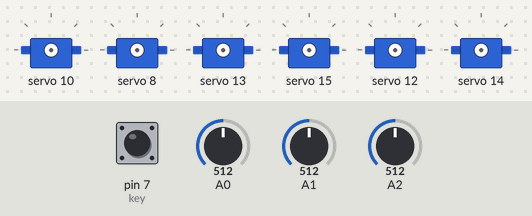
The sketch below on a simulated Arduino Uno, built with avr-gcc and run on an emulated ATmega328P. On the bench: 6 × servo. The inputs (shaded band) are chosen by the test bench; at power-on: pin 7 (key) LOW, A0 = 512, A1 = 512, A2 = 512.

Above: at 0.8 s.
0.9 s: pin 7 (key) pulled HIGH for 0.15 s
2.5 s: A0 set to 108
4.0 s: A0 set to 91
At 4.9 s:
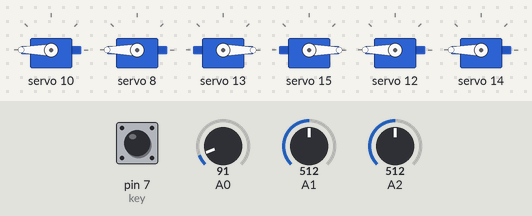
5.5 s: A1 set to 107
7.0 s: A1 set to 90
At 8.2 s:
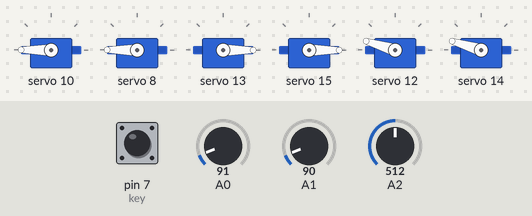
8.5 s: A1 set to 110
Timing chart, 0 to 11.0 s (numbered marks = the images above; inputs shaded):
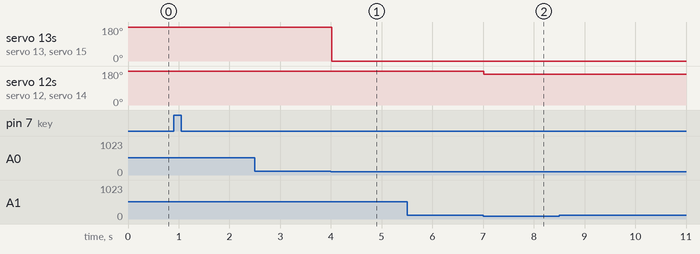

The sketch:

Tracking_PID_v1.ino
```cpp
/*
* @file     Tracking_test.c
*/
#include "Adafruit_PWMServoDriver.h"
Adafruit_PWMServoDriver pwm = Adafruit_PWMServoDriver(0x40);

float max = 3.85;
float s = 100;
float Kp = 37, Ki = 4, Kd = 60;
float error = 0, P = 0, I = 0, D = 0, PID_value = 0;
float previous_error = 0, previous_I = 0;
int sensor[3] = {0, 0, 0};
int initial_motor_speed = 40;

const int key = 7;

void read_sensor_values(void);
void calculate_pid(void);
void motor_control(void);
void keyscan(void);
void Clear_All_PWM(void);

/**
* Function       setup
*/
void setup()
{
	// put your setup code here, to run once:
	pwm.begin();
	pwm.setPWMFreq(60); // Analog servos run at ~60 Hz updates
	Clear_All_PWM();

	pinMode(A0, INPUT);
	pinMode(A1, INPUT);
	pinMode(A2, INPUT);
	pinMode(key, INPUT);
	keysacn();
}

/**
* Function       loop
*/
void loop()
{
	read_sensor_values();
	calculate_pid();
	motor_control();
}

/**
* Function       read_sensor_values
*/
void read_sensor_values()
{
	sensor[0] = analogRead(A0);
	sensor[1] = analogRead(A1);
	sensor[2] = analogRead(A2);
	if (sensor[0] > 100)
	{
		sensor[0] = 1;
	}
	else
	{
		sensor[0] = 0;
	}
	if (sensor[1] > 100)
	{
		sensor[1] = 1;
	}
	else
	{
		sensor[1] = 0;
	}
	if (sensor[2] > 100)
	{
		sensor[2] = 1;
	}
	else
	{
		sensor[2] = 0;
	}

	if ((sensor[0] == 0) && (sensor[1] == 0) && (sensor[2] == 1))
	{
		error = 2;
	}
	else if ((sensor[0] == 0) && (sensor[1] == 1) && (sensor[2] == 1))
	{
		error = 1;
	}
	else if ((sensor[0] == 0) && (sensor[1] == 1) && (sensor[2] == 0))
	{
		error = 0;
	}
	else if ((sensor[0] == 1) && (sensor[1] == 1) && (sensor[2] == 0))
	{
		error = -1;
	}
	else if ((sensor[0] == 1) && (sensor[1] == 0) && (sensor[2] == 0))
	{
		error = -2;
	}
	else if ((sensor[0] == 0) && (sensor[1] == 0) && (sensor[2] == 0))
	{
		if (error > 0)
		{
			//spin left
			error = max;
		}
		else
		{
			//spin right
			error = -max;
		}
	}
	// else if ((sensor[0] == 1) && (sensor[1] == 1) && (sensor[2] == 1))
	// {
	// 	if ((error > 0) && (previous_error > 0))
	// 	{
	// 		//spin left
	// 		error = max;
	// 	}
	// 	else if ((error < 0) && (previous_error < 0))
	// 	{
	// 		//spin right
	// 		error = -max;
	// 	}
	// }
}

/**
* Function       calculate_pid
*/
void calculate_pid()
{
	P = error;
	I = I + previous_I;
	D = error - previous_error;

	PID_value = (Kp * P) + (Ki * I) + (Kd * D);
	// Serial.println(PID_value);

	previous_I = I;
	previous_error = error;
}

void motor_control()
{
	// Calculating the effective motor speed:
	int left_motor_speed = initial_motor_speed - PID_value;
	int right_motor_speed = initial_motor_speed + PID_value;

	// The motor speed should not exceed the max PWM value
	// left_motor_speed = constrain(left_motor_speed, -255, 255);
	// right_motor_speed = constrain(right_motor_speed, -255, 255);

	left_motor_speed = constrain(left_motor_speed, -s, s);
	right_motor_speed = constrain(right_motor_speed, -s, s);

	run(left_motor_speed, right_motor_speed);

	// if((error>=-2)&&(error<=2)){
	// 	run(left_motor_speed, right_motor_speed);
	// }else if(error<-2){
	// 	error = 0;
	// 	sright(100);
	// }else
	// {
	// 	error = 0;
	// 	sleft(100);
	// }
}

/**
* Function       run

*/
void run(float Speed1, float Speed2)
{
	Speed1 = map(Speed1, -255, 255, -4095, 4095);
	Speed2 = map(Speed2, -255, 255, -4095, 4095);
	if (Speed2 > 0)
	{
		pwm.setPWM(10, 0, Speed2); //Right front wheel Forward
		pwm.setPWM(11, 0, 0);
		pwm.setPWM(8, 0, Speed2); //Right rear wheel Forward
		pwm.setPWM(9, 0, 0);
	}
	else
	{
		pwm.setPWM(10, 0, 0);
		pwm.setPWM(11, 0, abs(Speed2));
		pwm.setPWM(8, 0, 0);
		pwm.setPWM(9, 0, abs(Speed2));
	}
	if (Speed1 > 0)
	{
		pwm.setPWM(13, 0, Speed1); //Left front wheel Forward
		pwm.setPWM(12, 0, 0);
		pwm.setPWM(15, 0, Speed1); //Left front wheel Forward
		pwm.setPWM(14, 0, 0);
	}
	else
	{
		pwm.setPWM(13, 0, 0);
		pwm.setPWM(12, 0, abs(Speed1));
		pwm.setPWM(15, 0, 0);
		pwm.setPWM(14, 0, abs(Speed1));
	}
}

/**
* Function       sleft
*/
void sleft(float Speed)
{
	pwm.setPWM(10, 0, Speed); //Right front wheel Forword
	pwm.setPWM(11, 0, 0);
	pwm.setPWM(8, 0, Speed);  //Right rear wheel Forword
	pwm.setPWM(9, 0, 0);

	pwm.setPWM(13, 0, 0);     //Left front wheel Back
	pwm.setPWM(12, 0, Speed);
	pwm.setPWM(15, 0, 0);     //Left rear wheel Back
	pwm.setPWM(14, 0, Speed);
}

/**
* Function       sright
*/
void sright(float Speed)
{
	pwm.setPWM(10, 0, 0);
	pwm.setPWM(11, 0, Speed);   //Right front wheel Back
	pwm.setPWM(8, 0, 0);
	pwm.setPWM(9, 0, Speed);   //Right rear wheel Back

	pwm.setPWM(13, 0, Speed);  //Left front wheel Forword
	pwm.setPWM(12, 0, 0);
	pwm.setPWM(15, 0, Speed);  //Left rear wheel Forword
	pwm.setPWM(14, 0, 0);
}

/**
* Function       keysacn
*/
void keysacn()
{
	int val;
	val = digitalRead(key); //Read the level value of  digital 7 port assigned to val
	while (val == HIGH)		  //Cycles when the button is not pressed
	{
		val = digitalRead(key);
	}
	while (val == LOW)     //When button is not pressed
	{
		delay(1);
		val = digitalRead(key); //Read the level value of  digital 7 port assigned to val
		while (val == HIGH)		  //Determine if the button is released
		{
			break;
		}
	}
}

/*
* Function       Clear_All_PWM
*/
void Clear_All_PWM()
{
	for (int i = 0; i < 16; i++)
	{
		pwm.setPWM(i, 0, 0);
	}
}
```

Measured:
- the behaviour switches between 101 and 100 on A0 (found by bisection; images 0 and 1)
- the behaviour switches between 101 and 100 on A1 (found by bisection; images 1 and 2)
- after the input at 2.5 s, every drawn part: stays the same
- after the input at 4.0 s, servo 13, servo 15: 180° → 0° at once
- after the input at 5.5 s, every drawn part: stays the same
- after the input at 7.0 s, servo 12, servo 14: 180° → 163° at once
